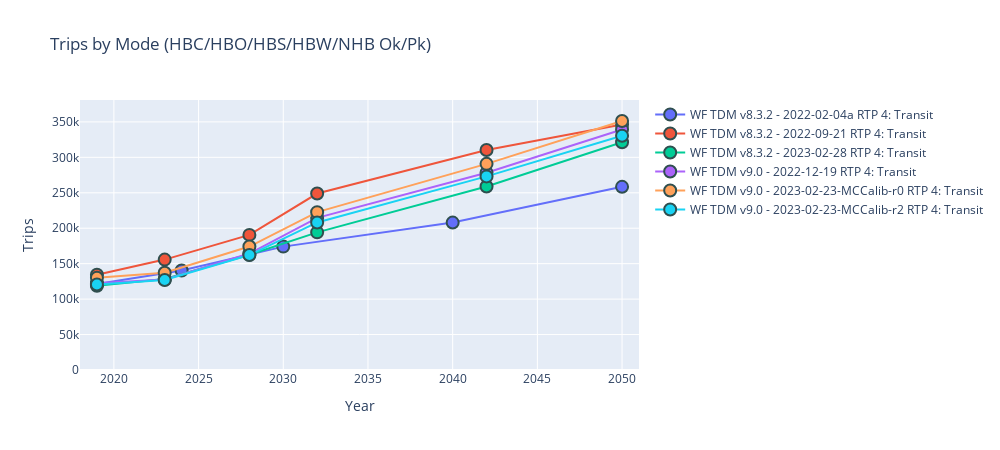

The cell this chart's notebook holds for it:
### Code cell
# MAKE INTERACTIVE CHART
py.offline.init_notebook_mode(connected=True)

lstTdmVersionWithDate = sorted(dfTransitSummaryPlotData['tdmVersionWithDate'].unique().tolist())
lstScenarioGroups     = sorted(dfTransitSummaryPlotData['scenarioGroup'     ].unique().tolist())
lstModes              = sorted(dfTransitSummaryPlotData['modeGroup'         ].unique().tolist())
lstTripPurp           = sorted(dfTransitSummaryPlotData['TRIPPURP'          ].unique().tolist())
lstPeriod             = sorted(dfTransitSummaryPlotData['PERIOD'            ].unique().tolist())

# remove include in all list
lstScenarioGroups = [i for i in lstScenarioGroups if i not in lstIncludeInAll] 

selectTdmVersionsWithDate = widgets.SelectMultiple(options=lstTdmVersionWithDate, value=(lstTdmVersionWithDate), description='TDM Version'   )
selectScenarioGroups      = widgets.SelectMultiple(options=lstScenarioGroups    , value=('RTP',               ), description='Scenario Group')
selectModes               = widgets.SelectMultiple(options=lstModes             , value=('4: Transit',        ), description='Mode Group'    )
selectTripPurps           = widgets.SelectMultiple(options=lstTripPurp          , value=(lstTripPurp          ), description='Purpose'       )
selectPeriods             = widgets.SelectMultiple(options=lstPeriod            , value=(lstPeriod            ), description='Periods'       )

#custom extents
#xmin = widgets.Text(value='0'  , description='X Min')
#xmax = widgets.Text(value='160' , description='X Max')
#ymin = widgets.Text(value='0'  , description='Y Min')
#ymax = widgets.Text(value='.10', description='Y Max')

widgets.interactive(update_plot, tdmVersionsWithDate=selectTdmVersionsWithDate, scenarioGroups=selectScenarioGroups, modeGroups=selectModes, trippurps=selectTripPurps , periods=selectPeriods)

#ADD RAW OBSERVED CURVES

### Figure 1 — Plotly figure (JSON) as saved in the notebook; plotly's stock layout.template omitted (floating-point values rounded to 4 significant figures)
{"data": [{"marker": {"line": {"color": "DarkSlateGrey", "width": 2}, "size": 12}, "mode": "markers+lines", "name": "WF TDM v8.3.2 - 2022-02-04a RTP 4: Transit", "type": "scatter", "x": [2019, 2024, 2030, 2040, 2050], "y": [121321, 140408, 174053, 207976, 258408]}, {"marker": {"line": {"color": "DarkSlateGrey", "width": 2}, "size": 12}, "mode": "markers+lines", "name": "WF TDM v8.3.2 - 2022-09-21 RTP 4: Transit", "type": "scatter", "x": [2019, 2023, 2028, 2032, 2042, 2050], "y": [134370, 155741, 190569, 248930, 310261, 346188]}, {"marker": {"line": {"color": "DarkSlateGrey", "width": 2}, "size": 12}, "mode": "markers+lines", "name": "WF TDM v8.3.2 - 2023-02-28 RTP 4: Transit", "type": "scatter", "x": [2019, 2023, 2028, 2032, 2042, 2050], "y": [118807, 128364, 162496, 194173, 258938, 321231]}, {"marker": {"line": {"color": "DarkSlateGrey", "width": 2}, "size": 12}, "mode": "markers+lines", "name": "WF TDM v9.0 - 2022-12-19 RTP 4: Transit", "type": "scatter", "x": [2019, 2023, 2028, 2032, 2042, 2050], "y": [122503, 127540, 164321, 214591, 278318, 339257]}, {"marker": {"line": {"color": "DarkSlateGrey", "width": 2}, "size": 12}, "mode": "markers+lines", "name": "WF TDM v9.0 - 2023-02-23-MCCalib-r0 RTP 4: Transit", "type": "scatter", "x": [2019, 2023, 2028, 2032, 2042, 2050], "y": [130135, 137210, 174160, 222718, 290809, 351271]}, {"marker": {"line": {"color": "DarkSlateGrey", "width": 2}, "size": 12}, "mode": "markers+lines", "name": "WF TDM v9.0 - 2023-02-23-MCCalib-r2 RTP 4: Transit", "type": "scatter", "x": [2019, 2023, 2028, 2032, 2042, 2050], "y": [120544, 127023, 162136, 208122, 273114, 330554]}], "layout": {"height": 450, "title": {"text": "Trips by Mode (HBC/HBO/HBS/HBW/NHB Ok/Pk)"}, "width": 1000, "xaxis": {"range": [2018, 2051], "title": {"text": "Year"}}, "yaxis": {"rangemode": "tozero", "title": {"text": "Trips"}}}}
